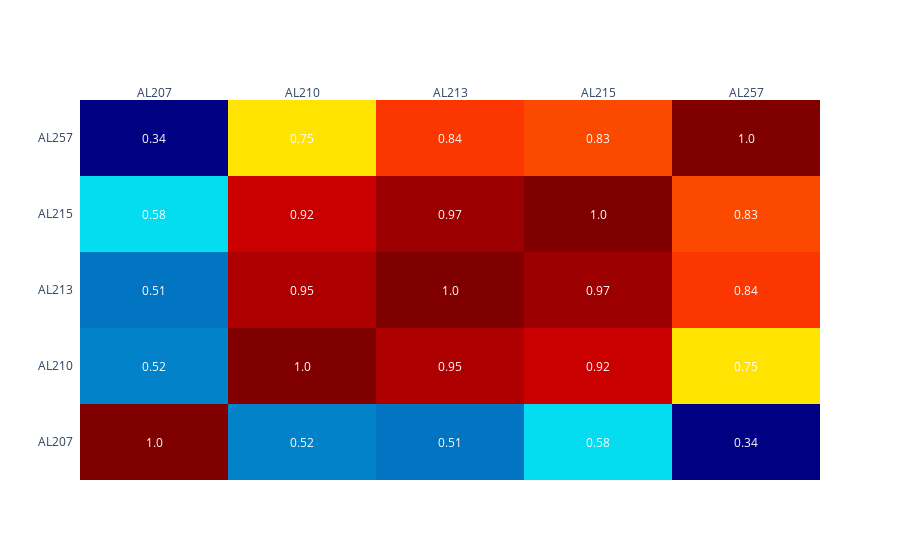

Notebook cell for this chart:
### Code cell
sub_df=sub_df_L.add(sub_df_R, fill_value=0)

sub_corr=sub_df.T.corr()
plot_corr(sub_corr,outname=f'{outdir}\\fullbrain_subregions', save=True)
          
#correlation based on both

### Figure 1 — Plotly figure (JSON) as saved in the notebook; plotly's stock layout.template omitted (floating-point values rounded to 4 significant figures)
{"data": [{"colorscale": [[0, "rgb(0,0,131)"], [0.2, "rgb(0,60,170)"], [0.4, "rgb(5,255,255)"], [0.6, "rgb(255,255,0)"], [0.8, "rgb(250,0,0)"], [1, "rgb(128,0,0)"]], "reversescale": false, "showscale": false, "type": "heatmap", "x": ["AL207", "AL210", "AL213", "AL215", "AL257"], "y": ["AL207", "AL210", "AL213", "AL215", "AL257"], "z": [[1, 0.52, 0.51, 0.58, 0.34], [0.52, 1, 0.95, 0.92, 0.75], [0.51, 0.95, 1, 0.97, 0.84], [0.58, 0.92, 0.97, 1, 0.83], [0.34, 0.75, 0.84, 0.83, 1]]}], "layout": {"annotations": [{"font": {"color": "#FFFFFF"}, "showarrow": false, "text": "1.0", "x": "AL207", "xref": "x", "y": "AL207", "yref": "y"}, {"font": {"color": "#FFFFFF"}, "showarrow": false, "text": "0.52", "x": "AL210", "xref": "x", "y": "AL207", "yref": "y"}, {"font": {"color": "#FFFFFF"}, "showarrow": false, "text": "0.51", "x": "AL213", "xref": "x", "y": "AL207", "yref": "y"}, {"font": {"color": "#FFFFFF"}, "showarrow": false, "text": "0.58", "x": "AL215", "xref": "x", "y": "AL207", "yref": "y"}, {"font": {"color": "#FFFFFF"}, "showarrow": false, "text": "0.34", "x": "AL257", "xref": "x", "y": "AL207", "yref": "y"}, {"font": {"color": "#FFFFFF"}, "showarrow": false, "text": "0.52", "x": "AL207", "xref": "x", "y": "AL210", "yref": "y"}, {"font": {"color": "#FFFFFF"}, "showarrow": false, "text": "1.0", "x": "AL210", "xref": "x", "y": "AL210", "yref": "y"}, {"font": {"color": "#FFFFFF"}, "showarrow": false, "text": "0.95", "x": "AL213", "xref": "x", "y": "AL210", "yref": "y"}, {"font": {"color": "#FFFFFF"}, "showarrow": false, "text": "0.92", "x": "AL215", "xref": "x", "y": "AL210", "yref": "y"}, {"font": {"color": "#FFFFFF"}, "showarrow": false, "text": "0.75", "x": "AL257", "xref": "x", "y": "AL210", "yref": "y"}, {"font": {"color": "#FFFFFF"}, "showarrow": false, "text": "0.51", "x": "AL207", "xref": "x", "y": "AL213", "yref": "y"}, {"font": {"color": "#FFFFFF"}, "showarrow": false, "text": "0.95", "x": "AL210", "xref": "x", "y": "AL213", "yref": "y"}, {"font": {"color": "#FFFFFF"}, "showarrow": false, "text": "1.0", "x": "AL213", "xref": "x", "y": "AL213", "yref": "y"}, {"font": {"color": "#FFFFFF"}, "showarrow": false, "text": "0.97", "x": "AL215", "xref": "x", "y": "AL213", "yref": "y"}, {"font": {"color": "#FFFFFF"}, "showarrow": false, "text": "0.84", "x": "AL257", "xref": "x", "y": "AL213", "yref": "y"}, {"font": {"color": "#FFFFFF"}, "showarrow": false, "text": "0.58", "x": "AL207", "xref": "x", "y": "AL215", "yref": "y"}, {"font": {"color": "#FFFFFF"}, "showarrow": false, "text": "0.92", "x": "AL210", "xref": "x", "y": "AL215", "yref": "y"}, {"font": {"color": "#FFFFFF"}, "showarrow": false, "text": "0.97", "x": "AL213", "xref": "x", "y": "AL215", "yref": "y"}, {"font": {"color": "#FFFFFF"}, "showarrow": false, "text": "1.0", "x": "AL215", "xref": "x", "y": "AL215", "yref": "y"}, {"font": {"color": "#FFFFFF"}, "showarrow": false, "text": "0.83", "x": "AL257", "xref": "x", "y": "AL215", "yref": "y"}, {"font": {"color": "#FFFFFF"}, "showarrow": false, "text": "0.34", "x": "AL207", "xref": "x", "y": "AL257", "yref": "y"}, {"font": {"color": "#FFFFFF"}, "showarrow": false, "text": "0.75", "x": "AL210", "xref": "x", "y": "AL257", "yref": "y"}, {"font": {"color": "#FFFFFF"}, "showarrow": false, "text": "0.84", "x": "AL213", "xref": "x", "y": "AL257", "yref": "y"}, {"font": {"color": "#FFFFFF"}, "showarrow": false, "text": "0.83", "x": "AL215", "xref": "x", "y": "AL257", "yref": "y"}, {"font": {"color": "#FFFFFF"}, "showarrow": false, "text": "1.0", "x": "AL257", "xref": "x", "y": "AL257", "yref": "y"}], "autosize": true, "paper_bgcolor": "rgba(0, 0, 0, 0)", "plot_bgcolor": "rgba(0, 0, 0, 0)", "xaxis": {"autorange": true, "dtick": 1, "gridcolor": "rgb(0, 0, 0)", "range": [-0.5, 4.5], "showgrid": false, "side": "top", "ticks": "", "type": "category", "visible": true}, "yaxis": {"autorange": true, "dtick": 1, "range": [-0.5, 4.5], "showgrid": false, "ticks": "", "ticksuffix": "  ", "type": "category", "visible": true}}}
